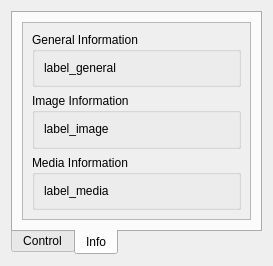
<?xml version="1.0" encoding="UTF-8"?>
<ui version="4.0">
 <class>DockWidgetV4L2</class>
 <widget class="QWidget" name="DockWidgetV4L2">
  <property name="geometry">
   <rect>
    <x>0</x>
    <y>0</y>
    <width>273</width>
    <height>266</height>
   </rect>
  </property>
  <property name="windowTitle">
   <string>Form</string>
  </property>
  <layout class="QVBoxLayout" name="layout_main">
   <item>
    <widget class="QTabWidget" name="tabWidget">
     <property name="tabPosition">
      <enum>QTabWidget::South</enum>
     </property>
     <property name="currentIndex">
      <number>1</number>
     </property>
     <widget class="QWidget" name="tab_ctrl">
      <attribute name="title">
       <string>Control</string>
      </attribute>
      <layout class="QGridLayout" name="gridLayout">
       <item row="0" column="0">
        <widget class="QScrollArea" name="scroll_area_ctrltab">
         <property name="widgetResizable">
          <bool>true</bool>
         </property>
         <widget class="QWidget" name="scroll_area_ctrltab_contents">
          <property name="geometry">
           <rect>
            <x>0</x>
            <y>0</y>
            <width>294</width>
            <height>258</height>
           </rect>
          </property>
          <layout class="QVBoxLayout" name="ctrltab_layout">
           <item>
            <widget class="QGroupBox" name="gb_controls">
             <property name="title">
              <string>Device Info</string>
             </property>
             <layout class="QGridLayout" name="gridLayout_controls"/>
            </widget>
           </item>
          </layout>
         </widget>
        </widget>
       </item>
      </layout>
     </widget>
     <widget class="QWidget" name="tab_info">
      <attribute name="title">
       <string>Info</string>
      </attribute>
      <layout class="QGridLayout" name="gridLayout_2">
       <item row="0" column="0">
        <widget class="QScrollArea" name="scroll_area_infotab">
         <property name="widgetResizable">
          <bool>true</bool>
         </property>
         <widget class="QWidget" name="scroll_area_infotab_contents">
          <property name="geometry">
           <rect>
            <x>0</x>
            <y>0</y>
            <width>229</width>
            <height>203</height>
           </rect>
          </property>
          <layout class="QGridLayout" name="gridLayout_3">
           <item row="0" column="0">
            <widget class="QGroupBox" name="gb_general">
             <property name="title">
              <string>General Information</string>
             </property>
             <layout class="QGridLayout" name="gridLayout_4">
              <item row="0" column="0">
               <widget class="QLabel" name="label_general">
                <property name="text">
                 <string>label_general</string>
                </property>
               </widget>
              </item>
              <item row="1" column="0">
               <spacer name="verticalSpacer">
                <property name="orientation">
                 <enum>Qt::Vertical</enum>
                </property>
                <property name="sizeHint" stdset="0">
                 <size>
                  <width>20</width>
                  <height>40</height>
                 </size>
                </property>
               </spacer>
              </item>
             </layout>
            </widget>
           </item>
           <item row="1" column="0">
            <widget class="QGroupBox" name="gb_image">
             <property name="title">
              <string>Image Information</string>
             </property>
             <layout class="QGridLayout" name="gridLayout_5">
              <item row="0" column="0">
               <widget class="QLabel" name="label_image">
                <property name="text">
                 <string>label_image</string>
                </property>
               </widget>
              </item>
              <item row="1" column="0">
               <spacer name="verticalSpacer_2">
                <property name="orientation">
                 <enum>Qt::Vertical</enum>
                </property>
                <property name="sizeHint" stdset="0">
                 <size>
                  <width>20</width>
                  <height>40</height>
                 </size>
                </property>
               </spacer>
              </item>
             </layout>
            </widget>
           </item>
           <item row="2" column="0">
            <widget class="QGroupBox" name="gb_media">
             <property name="title">
              <string>Media Information</string>
             </property>
             <layout class="QGridLayout" name="gridLayout_6">
              <item row="0" column="0">
               <widget class="QLabel" name="label_media">
                <property name="text">
                 <string>label_media</string>
                </property>
               </widget>
              </item>
              <item row="1" column="0">
               <spacer name="verticalSpacer_3">
                <property name="orientation">
                 <enum>Qt::Vertical</enum>
                </property>
                <property name="sizeHint" stdset="0">
                 <size>
                  <width>20</width>
                  <height>40</height>
                 </size>
                </property>
               </spacer>
              </item>
             </layout>
            </widget>
           </item>
          </layout>
         </widget>
        </widget>
       </item>
      </layout>
     </widget>
    </widget>
   </item>
  </layout>
 </widget>
 <resources/>
 <connections/>
</ui>
